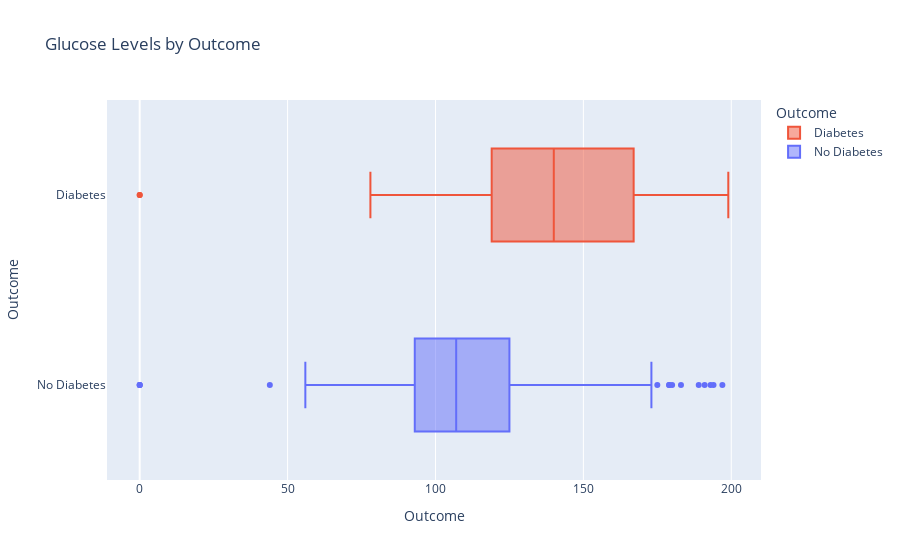

This figure's notebook cell:
### Markdown cell above
#### Glucose

### Code cell
fig = px.box(df_plot, y='Outcome', x='Glucose', 
             color='Outcome',
             color_discrete_map=color_discrete_map,
             title='Glucose Levels by Outcome',
             labels={'Outcome': 'Outcome', 'Glucose': 'Glucose Level'})
fig.update_layout(xaxis=dict(title='Outcome'))

# Show the plot
fig.show()

### Figure 1 — Plotly figure (JSON) as saved in the notebook; plotly's stock layout.template omitted (floating-point values rounded to 4 significant figures; data arrays with more than 128 entries replaced by an {"elided": "..."} marker saying what was removed)
{"data": [{"alignmentgroup": "True", "hovertemplate": "Outcome=%{y}<br>Glucose Level=%{x}<extra></extra>", "legendgroup": "Diabetes", "marker": {"color": "#EF553B"}, "name": "Diabetes", "notched": false, "offsetgroup": "Diabetes", "orientation": "h", "showlegend": true, "type": "box", "x": {"elided": "268 int values"}, "x0": " ", "xaxis": "x", "y": {"elided": "268 str values"}, "y0": " ", "yaxis": "y"}, {"alignmentgroup": "True", "hovertemplate": "Outcome=%{y}<br>Glucose Level=%{x}<extra></extra>", "legendgroup": "No Diabetes", "marker": {"color": "#636EFA"}, "name": "No Diabetes", "notched": false, "offsetgroup": "No Diabetes", "orientation": "h", "showlegend": true, "type": "box", "x": {"elided": "500 int values"}, "x0": " ", "xaxis": "x", "y": {"elided": "500 str values"}, "y0": " ", "yaxis": "y"}], "layout": {"boxmode": "overlay", "legend": {"title": {"text": "Outcome"}, "tracegroupgap": 0}, "title": {"text": "Glucose Levels by Outcome"}, "xaxis": {"anchor": "y", "domain": [0, 1], "title": {"text": "Outcome"}}, "yaxis": {"anchor": "x", "categoryarray": ["No Diabetes", "Diabetes"], "categoryorder": "array", "domain": [0, 1], "title": {"text": "Outcome"}}}}
